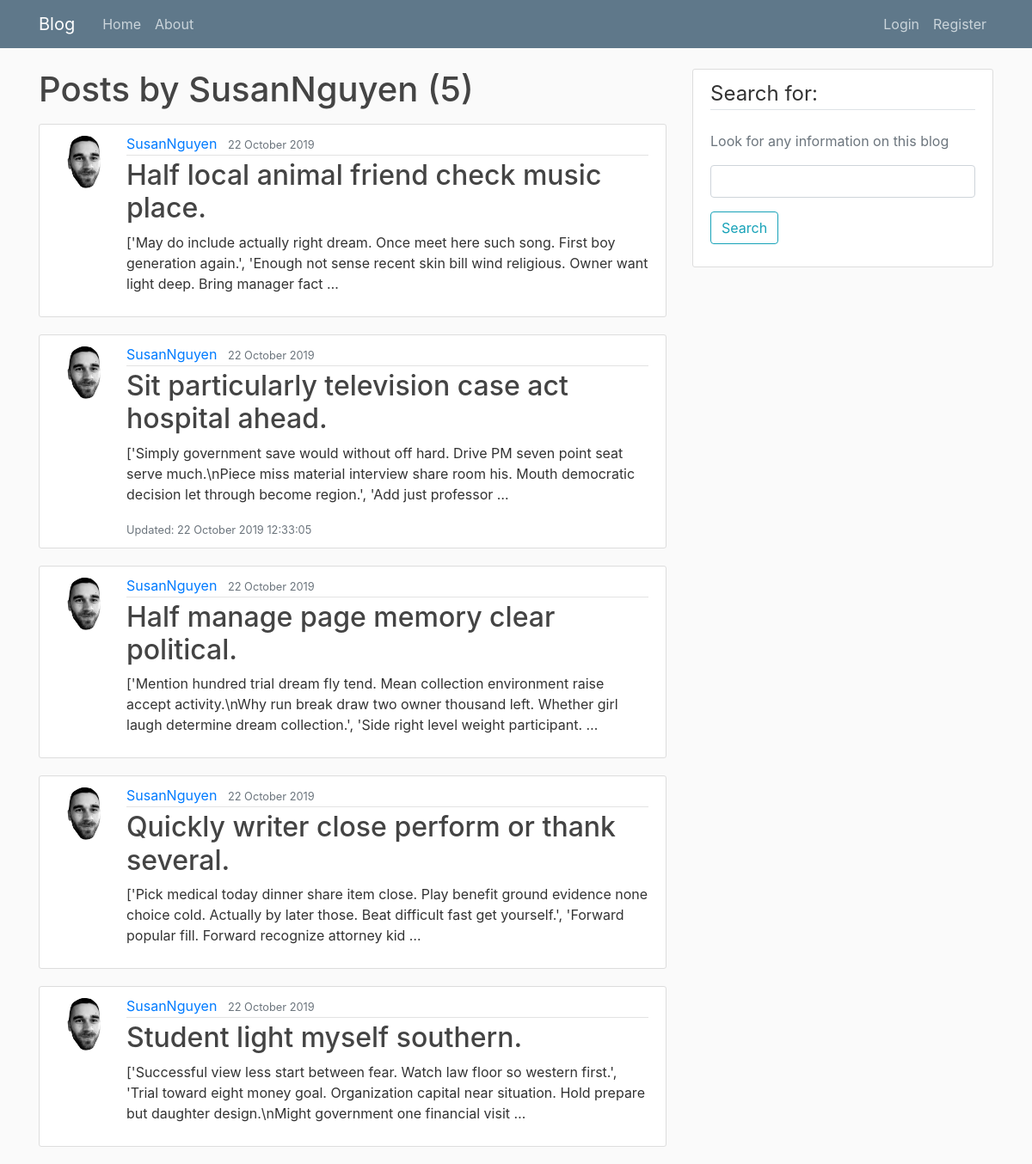
/user/SusanNguyen/, run on the app's committed database.
### blog/models.py (models this page shows, shortened)
class Post(models.Model):
    title = models.CharField(max_length=128)
    content = models.TextField()
    date_posted = models.DateTimeField(default=timezone.now)
    author = models.ForeignKey(User, on_delete=models.CASCADE)
    updated = models.DateTimeField(auto_now=True)

### users/models.py (models this page shows, shortened)
class Profile(models.Model):
    user = models.OneToOneField(User, on_delete=models.CASCADE)
    image = models.ImageField(default='default.png', upload_to='profile_pics')

### blog/views.py (the view)
# urls.py: path('user/<str:username>/', UserPostListView.as_view(), name='user-posts'),
class UserPostListView(ListView):
    model = Post
    template_name = 'blog/user_posts.html'
    context_object_name = 'posts'
    paginate_by = 5
    def get_queryset(self):
        user = get_object_or_404(User, username=self.kwargs.get('username'))
        return Post.objects.filter(author=user).order_by('-date_posted')

### blog/templates/blog/user_posts.html (shortened to what this page needs)
{% extends "blog/base.html" %}
{% block content %}
<h1 class="mb-3">Posts by {{ view.kwargs.username }} ({{ page_obj.paginator.count }})</h1>
{% include 'blog/posts.html' %}
{% endblock content %}

### blog/templates/blog/base.html (shortened to what this page needs)
{% load static %}
<!DOCTYPE html>
<html lang="en">
<head>
    <link rel="stylesheet" href="https://stackpath.bootstrapcdn.com/bootstrap/4.3.1/css/bootstrap.min.css">
    <link rel="stylesheet" type="text/css" href="{% static 'blog/main.css' %}">
</head>
<body>
    <header class="site-header">
      <nav class="navbar navbar-expand-md navbar-dark bg-steel fixed-top">
        <div class="container">
          <a class="navbar-brand mr-4" href="{% url 'blog-home' %}">Blog</a>
          <div class="collapse navbar-collapse" id="navbarToggle">
            <div class="navbar-nav mr-auto">
              <a class="nav-item nav-link" href="{% url 'blog-home' %}">Home</a>
              <a class="nav-item nav-link" href="{% url 'blog-about' %}">About</a>
            </div>
            <div class="navbar-nav">
                {% if user.is_authenticated %}
                    <a class="nav-item nav-link" href="{% url 'post-create' %}">New Post</a>
                    <a class="nav-item nav-link" href="{% url 'logout' %}">Logout</a>
                    <a class="nav-item nav-link" href="{% url 'profile' %}">Profile</a>
                {% else %}
                    <a class="nav-item nav-link" href="{% url 'login' %}">Login</a>
                    <a class="nav-item nav-link" href="{% url "register" %}">Register</a>
                {% endif %}
            </div>
          </div>
        </div>
      </nav>
    </header>
    <main role="main" class="container">
      <div class="row">
        <div class="col-md-8">
          {% block content %}{% endblock %}
        </div>
        <div class="col-md-4">
          <div class="content-section">
              <form action="/search">
                  <fieldset class="form-group">
                      <legend class="border-bottom mb-4">Search for:</legend>
                      <p class='text-muted'>Look for any information on this blog</p>
                      <input class="form-control mr-sm-2" type="text" name="q" aria-label="Search"/>
                  </fieldset>
                  <div class="form-group">
                      <button class="btn btn-outline-info" type="submit">Search</button>
                  </div>
              </form>
          </div>
      </div>
    </main>
</body>
</html>

### blog/templates/blog/posts.html
{% for post in posts %}
    <article class="media content-section">
        <img class="rounded-circle article-img" src="{{ post.author.profile.image.url }}">
        <div class="media-body">
            <div class="article-metadata">
                <a class="mr-2" href="{% url 'user-posts' post.author.username %}">{{ post.author }}</a>
                <small class="text-muted">{{ post.date_posted|date:"j F Y " }}</small>
            </div>
            <h2><a class="article-title" href="{% url 'post-detail' post.id %}">{{ post.title }}</a></h2>
            <p class="article-content">{{ post.content|truncatewords:30}}</p>
            {% if post.updated > post.date_posted %}
                <small class="text-muted">Updated: {{ post.updated|date:"j F Y H:i:s" }}</small>
            {% endif %}
        </div>
    </article>
{% endfor %}

### blog/static/blog/main.css (style rules this page uses)
body { background: #fafafa; color: #333333; margin-top: 5rem; }
h1, h2, h3, h4, h5, h6 { color: #444444; }
.bg-steel { background-color: #5f788a; }
.site-header .navbar-nav .nav-link { color: #cbd5db; }
.content-section { background: #ffffff; padding: 10px 20px; border: 1px solid #dddddd; border-radius: 3px; margin-bottom: 20px; }
.article-title { color: #444444; }
.article-content { white-space: pre-line; }
.article-img { height: 65px; width: 65px; margin-right: 16px; }
.article-metadata { padding-bottom: 1px; margin-bottom: 4px; border-bottom: 1px solid #e3e3e3 }

### data on the page
Post: author.profile.image (placeholder picture), author "SusanNguyen", date_posted "22 October 2019", title "Half local animal friend check music place.", content "['May do include actually right dream. Once meet here such song. First boy generation again.', 'Enough not sense recent skin bill wind religious. Owner want light deep. Bring manager fact …"
Post: author.profile.image (placeholder picture), author "SusanNguyen", date_posted "22 October 2019", title "Sit particularly television case act hospital ahead.", content "['Simply government save would without off hard. Drive PM seven point seat serve much.\\nPiece miss material interview share room his. Mouth democratic decision let through become region.', 'Add just professor …", updated "22 October 2019 12:33:05"
Post: author.profile.image (placeholder picture), author "SusanNguyen", date_posted "22 October 2019", title "Half manage page memory clear political.", content "['Mention hundred trial dream fly tend. Mean collection environment raise accept activity.\\nWhy run break draw two owner thousand left. Whether girl laugh determine dream collection.', 'Side right level weight participant. …"
Post: author.profile.image (placeholder picture), author "SusanNguyen", date_posted "22 October 2019", title "Quickly writer close perform or thank several.", content "['Pick medical today dinner share item close. Play benefit ground evidence none choice cold. Actually by later those. Beat difficult fast get yourself.', 'Forward popular fill. Forward recognize attorney kid …"
Post: author.profile.image (placeholder picture), author "SusanNguyen", date_posted "22 October 2019", title "Student light myself southern.", content "['Successful view less start between fear. Watch law floor so western first.', 'Trial toward eight money goal. Organization capital near situation. Hold prepare but daughter design.\\nMight government one financial visit …"

### other printed values
{{ view.kwargs.username }} "SusanNguyen"
{{ page_obj.paginator.count }} "5"
